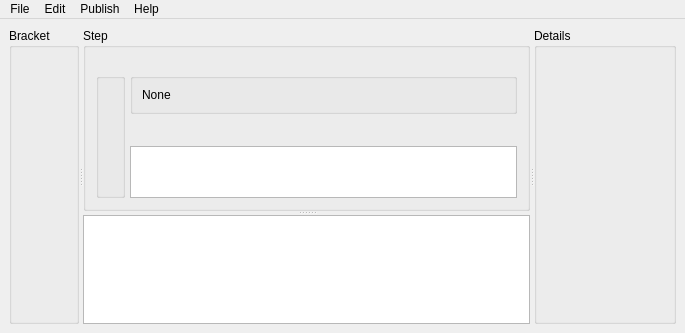
<?xml version="1.0" encoding="UTF-8"?>
<ui version="4.0">
 <class>MainWindow</class>
 <widget class="QMainWindow" name="MainWindow">
  <property name="geometry">
   <rect>
    <x>0</x>
    <y>0</y>
    <width>685</width>
    <height>333</height>
   </rect>
  </property>
  <property name="windowTitle">
   <string>MainWindow</string>
  </property>
  <property name="styleSheet">
   <string notr="true"/>
  </property>
  <widget class="QWidget" name="centralwidget">
   <layout class="QVBoxLayout" name="verticalLayout_2">
    <item>
     <widget class="QSplitter" name="splitter_in">
      <property name="orientation">
       <enum>Qt::Horizontal</enum>
      </property>
      <widget class="QGroupBox" name="groupBox_bracket">
       <property name="sizePolicy">
        <sizepolicy hsizetype="Preferred" vsizetype="Fixed">
         <horstretch>0</horstretch>
         <verstretch>0</verstretch>
        </sizepolicy>
       </property>
       <property name="title">
        <string>Bracket</string>
       </property>
       <layout class="QVBoxLayout" name="verticalLayout_bracket">
        <property name="leftMargin">
         <number>10</number>
        </property>
        <property name="topMargin">
         <number>25</number>
        </property>
        <property name="rightMargin">
         <number>10</number>
        </property>
        <property name="bottomMargin">
         <number>10</number>
        </property>
       </layout>
      </widget>
      <widget class="QSplitter" name="splitter_out">
       <property name="orientation">
        <enum>Qt::Vertical</enum>
       </property>
       <widget class="QGroupBox" name="groupBox_step">
        <property name="minimumSize">
         <size>
          <width>0</width>
          <height>150</height>
         </size>
        </property>
        <property name="title">
         <string>Step</string>
        </property>
        <layout class="QHBoxLayout" name="horizontalLayout_step">
         <property name="spacing">
          <number>5</number>
         </property>
         <property name="leftMargin">
          <number>10</number>
         </property>
         <property name="topMargin">
          <number>25</number>
         </property>
         <property name="rightMargin">
          <number>10</number>
         </property>
         <property name="bottomMargin">
          <number>10</number>
         </property>
         <item>
          <widget class="QGroupBox" name="groupBox_toolbar">
           <property name="sizePolicy">
            <sizepolicy hsizetype="Fixed" vsizetype="Preferred">
             <horstretch>0</horstretch>
             <verstretch>0</verstretch>
            </sizepolicy>
           </property>
           <property name="title">
            <string/>
           </property>
           <layout class="QVBoxLayout" name="verticalLayout_toolbar">
            <property name="spacing">
             <number>0</number>
            </property>
            <property name="margin">
             <number>0</number>
            </property>
           </layout>
          </widget>
         </item>
         <item>
          <layout class="QVBoxLayout" name="verticalLayout">
           <item>
            <widget class="QGroupBox" name="GroupBox">
             <property name="sizePolicy">
              <sizepolicy hsizetype="Preferred" vsizetype="Fixed">
               <horstretch>0</horstretch>
               <verstretch>0</verstretch>
              </sizepolicy>
             </property>
             <layout class="QHBoxLayout" name="horizontalLayout">
              <item>
               <widget class="QLabel" name="label_type">
                <property name="sizePolicy">
                 <sizepolicy hsizetype="Preferred" vsizetype="Fixed">
                  <horstretch>0</horstretch>
                  <verstretch>0</verstretch>
                 </sizepolicy>
                </property>
                <property name="lineWidth">
                 <number>2</number>
                </property>
                <property name="text">
                 <string>None</string>
                </property>
                <property name="alignment">
                 <set>Qt::AlignLeading|Qt::AlignLeft|Qt::AlignVCenter</set>
                </property>
               </widget>
              </item>
              <item>
               <widget class="QLabel" name="label_package">
                <property name="text">
                 <string/>
                </property>
                <property name="alignment">
                 <set>Qt::AlignRight|Qt::AlignTrailing|Qt::AlignVCenter</set>
                </property>
               </widget>
              </item>
             </layout>
            </widget>
           </item>
           <item>
            <widget class="QPushButton" name="button_studioPipe">
             <property name="text">
              <string/>
             </property>
             <property name="default">
              <bool>false</bool>
             </property>
             <property name="flat">
              <bool>true</bool>
             </property>
            </widget>
           </item>
           <item>
            <widget class="QTreeWidget" name="treeWidget">
             <property name="columnCount">
              <number>0</number>
             </property>
            </widget>
           </item>
          </layout>
         </item>
        </layout>
       </widget>
       <widget class="QTextEdit" name="textEdit_output"/>
      </widget>
      <widget class="QGroupBox" name="groupBox_details">
       <property name="title">
        <string>Details</string>
       </property>
      </widget>
     </widget>
    </item>
   </layout>
  </widget>
  <widget class="QMenuBar" name="menuBar">
   <property name="geometry">
    <rect>
     <x>0</x>
     <y>0</y>
     <width>685</width>
     <height>21</height>
    </rect>
   </property>
   <widget class="QMenu" name="menu_file">
    <property name="title">
     <string>File</string>
    </property>
    <addaction name="action_new"/>
    <addaction name="action_exit"/>
   </widget>
   <widget class="QMenu" name="menu_edit">
    <property name="title">
     <string>Edit</string>
    </property>
    <addaction name="action_removeThumbs"/>
    <addaction name="action_removePYC"/>
    <addaction name="action_treeDisplay"/>
    <addaction name="action_groupDisplay"/>
   </widget>
   <widget class="QMenu" name="menu_publish">
    <property name="title">
     <string>Publish</string>
    </property>
    <addaction name="action_patch"/>
    <addaction name="action_minor"/>
    <addaction name="action_major"/>
   </widget>
   <widget class="QMenu" name="menu_help">
    <property name="title">
     <string>Help</string>
    </property>
    <addaction name="action_aboutApplication"/>
   </widget>
   <addaction name="menu_file"/>
   <addaction name="menu_edit"/>
   <addaction name="menu_publish"/>
   <addaction name="menu_help"/>
  </widget>
  <action name="action_removeThumbs">
   <property name="text">
    <string>Remove Thumbs</string>
   </property>
  </action>
  <action name="action_removePYC">
   <property name="text">
    <string>Remove PYC</string>
   </property>
  </action>
  <action name="actionPatch">
   <property name="text">
    <string>lsDf</string>
   </property>
  </action>
  <action name="action_minor">
   <property name="text">
    <string>Minor</string>
   </property>
  </action>
  <action name="action_major">
   <property name="text">
    <string>Major</string>
   </property>
  </action>
  <action name="actionLish">
   <property name="text">
    <string>lish</string>
   </property>
  </action>
  <action name="action_aboutApplication">
   <property name="text">
    <string>About application</string>
   </property>
  </action>
  <action name="action_new">
   <property name="text">
    <string>New</string>
   </property>
  </action>
  <action name="action_exit">
   <property name="text">
    <string>Exit</string>
   </property>
  </action>
  <action name="action_patch">
   <property name="text">
    <string>Patch</string>
   </property>
  </action>
  <action name="action_addon">
   <property name="text">
    <string>Add-On</string>
   </property>
  </action>
  <action name="action_update">
   <property name="text">
    <string>Update</string>
   </property>
   <property name="toolTip">
    <string>Update</string>
   </property>
  </action>
  <action name="action_remove">
   <property name="text">
    <string>Remove</string>
   </property>
  </action>
  <action name="action_updateAll">
   <property name="text">
    <string>Update All</string>
   </property>
  </action>
  <action name="action_reload">
   <property name="text">
    <string>Reload</string>
   </property>
  </action>
  <action name="action_treeDisplay">
   <property name="checked">
    <bool>false</bool>
   </property>
   <property name="text">
    <string>Tree Display</string>
   </property>
  </action>
  <action name="action_groupDisplay">
   <property name="checked">
    <bool>false</bool>
   </property>
   <property name="text">
    <string>Group Display</string>
   </property>
  </action>
 </widget>
 <resources/>
 <connections/>
</ui>
